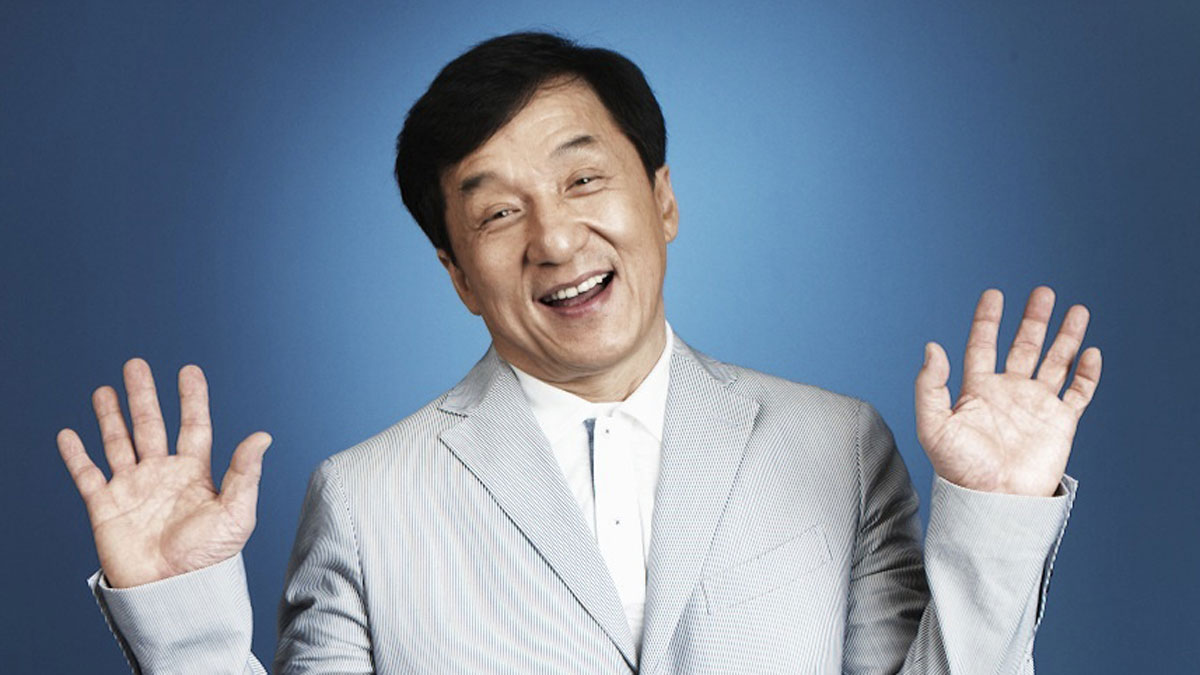
#> input picture Project/Inputs/jackie.jpg, 1200 x 675 px
$ python -i EyeFeatureDetector.py   (imports and definitions only)   (Python 2 division)   (older library calls are emulated)
#> lines starting #> are read from the running program, lines starting #| are printed output that depends on the picture; after the words box and inside, x2 and y2 are one past the last pixel; in counts of white or black regions, pixels touching at a corner belong together
#> further down, picture is the input picture: shape (675, 1200, 3); mean B, G, R 151.3, 131.8, 117.1
### Project/RegionProps.py
#<!--------------------------------------------------------------------------->
#<!--                   ITU - IT University of Copenhagen                   -->
#<!--                   SSS - Software and Systems Section                  -->
#<!--       Introduction to Image Analysis and Machine Learning Course      -->
#<!-- File       : RegionProps.py                                           -->
#<!-- Description: Getting descriptors of contour-based connected components-->
#<!-- Author     : Fabricio Batista Narcizo                                 -->
#<!--            : Rued Langgaards Vej 7 - 4D25 - DK-2300 - Kobenhavn S.    -->
#<!--            : fabn[at]itu[dot]dk                                       -->
#<!-- Responsable: Dan Witzner Hansen (witzner[at]itu[dot]dk)               -->
#<!--              Fabricio Batista Narcizo (fabn[at]itu[dot]dk)            -->
#<!--              Zaheer Ahmed (zahm[at]itu[dot]dk)                        -->
#<!-- Information: You DO NOT need to change this file                      -->
#<!-- Date       : 25/02/2016                                               -->
#<!-- Change     : 25/02/2016 - Creation of this class                      -->
#<!-- Review     : 13/02/2017 - Finalized                                   -->
#<!--------------------------------------------------------------------------->

__version__ = "$Revision: 2017021301 $"

########################################################################
import cv2
import math
import numpy as np

########################################################################
class RegionProps(object):
    """
    This class is used for getting descriptors of contour-based connected
    components.

    The main method to use is: calcContourProperties(contour, properties=[]):
    contour: the contours variable found by cv2.findContours()
    properties: list of strings specifying which properties should be
                calculated and returned

    The following properties can be specified:
    Area: Area within the contour - float
    Boundingbox: Bounding box around contour - 4 tuple (topleft.x, topleft.y,
                                                        width, height)
    Length: Length of the contour
    Centroid: The center of contour - (x, y)
    Moments: Dictionary of moments
    Perimiter: Permiter of the contour - equivalent to the length
    Extend: Ratio of the area and the area of the bounding box. Expresses how
            spread out the contour is
    Convexhull: Calculates the convex hull of the contour points
    IsConvex: boolean value specifying if the set of contour points is convex

    Returns: Dictionary with key equal to the property name

    Example:
        image, contours, hierarchy = cv2.findContours(image, cv2.RETR_LIST,
                                                      cv2.CHAIN_APPROX_SIMPLE)
        goodContours = []
        for cnt in contours:
            vals = props.calcContourProperties(cnt, ["Area", "Length",
                                                     "Centroid", "Extend",
                                                    "ConvexHull"])
            if vals["Area"] > 100 and vals["Area"] < 200:
                goodContours.append(cnt)
    """

    #----------------------------------------------------------------------#
    #                    RegionProps Class Constructor                     #
    #----------------------------------------------------------------------#
    def __init__(self):
        """RegionProps Class Constructor."""
        pass

    #----------------------------------------------------------------------#
    #                         Public Class Methods                         #
    #----------------------------------------------------------------------#
    def calcContourProperties(self, contour, properties=[]):
        """Calcule and return a list of strings specifying by properties."""
        # Initial variables.
        failInInput  = False
        props = {}

        for prop in properties:
            prop = str(prop).lower()
            moments = cv2.moments(contour)
            if prop == "area":
                props.update({"Area" : self.__CalcArea(contour)})
            elif prop == "boundingbox":
                props.update({"BoundingBox" : self.__CalcBoundingBox(contour)})
            elif prop == "length":
                props.update({"Length" : self.__CalcLength(contour)})
            elif prop == "centroid":
                props.update({"Centroid" : self.__CalcCentroid(moments)})
            elif prop == "moments":
                props.update({"Moments" : moments})
            elif prop == "perimiter":
                props.update({"Perimiter" : self.__CalcPerimiter(contour)})
            elif prop == "extend":
                props.update({"Extend" : self.__CalcExtend(contour)})
            elif prop == "convexhull":
                props.update({"ConvexHull" : self.__CalcConvexHull(contour)})
            elif prop == "isconvex":
                props.update({"IsConvex" : self.__IsConvex(contour)})
            elif prop == "circularity":
                props.update({"Circularity" : self.__CalcCircularity(contour)})
            elif prop == "compactness":
                props.update({"Compactness" : self.__CalcCompactness(contour)})
            elif prop == "eqdiameter":
                props.update({"EqDiameter" : self.__CalcEqDiameter(contour)})
            elif prop == "epr":
                props.update({"Epr" : self.__CalcExtremePointRation(contour)})
            elif failInInput:
                pass
            else:
                print "\t--" * 20
                print "\t*** PROPERTY ERROR " + prop + " DOES NOT EXIST ***"
                print "\tTHIS ERROR MESSAGE WILL ONLY BE PRINTED ONCE"
                print "\--" * 20
                failInInput = True

        return props

    #----------------------------------------------------------------------#
    #                        Private Class Methods                         #
    #----------------------------------------------------------------------#
    def __CalcArea(self, contour):
        """Calculates a contour area."""
        return cv2.contourArea(contour)

    def __CalcBoundingBox(self, points):
        """Calculates the up-right bounding rectangle of a point set."""
        return cv2.boundingRect(points)

    def __CalcLength(self, curve):
        """Calculates a contour perimeter or a curve length."""
        return cv2.arcLength(curve, True)

    def __CalcCentroid(self, moments):
        """
        Calculates the centroid of the moments up to the third order of a
        polygon or rasterized shape.
        """
        retVal = (-1, -1)
        if moments["m00"] != 0:
            retVal =  (moments["m10"] / moments["m00"],
                       moments["m01"] / moments["m00"])
        return retVal

    def __CalcPerimiter(self, curve):
        """Calculates a contour perimeter or a curve length."""
        return cv2.arcLength(curve, True)

    def __CalcExtend(self, contour):
        area = self.__CalcArea(contour)
        boundingBox = self.__CalcBoundingBox(contour)
        return area / (boundingBox[2] * boundingBox[3])

    def __CalcConvexHull(self, points):
        """Finds the convex hull of a point set."""
        return cv2.convexHull(points)

    def __IsConvex(self, contour):
        """Tests a contour convexity."""
        return cv2.isContourConvex(contour)

    def __CalcCircularity(self, contour):
        perimeter = self.__CalcPerimiter(contour)
        area = self.__CalcArea(contour)
        if perimeter > 0:
            return 4 * math.pi * area / perimeter ** 2
        else:
            return 0

        #Equivalent Diameter
    # [7 lines left out: function __CalcEqDiameter, not called in this run]

    def __CalcExtremePointRation(self,cnt):
        def distance(p0, p1):
            return np.sqrt(np.power((p0[0] - p1[0]),2) + np.power((p0[1] - p1[1]),2))
        leftmost = tuple(cnt[cnt[:,:,0].argmin()][0])
        rightmost = tuple(cnt[cnt[:,:,0].argmax()][0])
        topmost = tuple(cnt[cnt[:,:,1].argmin()][0])
        bottommost = tuple(cnt[cnt[:,:,1].argmax()][0])
        dist1 = distance(leftmost,rightmost)
        dist2 = distance(topmost,bottommost)
        if (dist1>dist2):
            return dist2/dist1
        else:
            return dist1/dist2


    def __CalcCompactness(self, contour):
        area = self.__CalcArea(contour)
        _,_,w,h = cv2.boundingRect(contour)
        if area > 0:
            return (area / w * h) / area
        else:
            return 0

### Project/EyeFeatureDetector.py
#<!--------------------------------------------------------------------------->
#<!--                   ITU - IT University of Copenhagen                   -->
#<!--                   SSS - Software and Systems Section                  -->
#<!--       Introduction to Image Analysis and Machine Learning Course      -->
#<!-- File       : EyeFeatureDetector.py                                    -->
#<!-- Description: Class used for detecting some eye feature (e.g. pupil,   -->
#<!--            : glints, iris, among others) from the input videos        -->
#<!-- Author     : Fabricio Batista Narcizo                                 -->
#<!--            : Rued Langgaards Vej 7 - 4D25 - DK-2300 - Kobenhavn S.    -->
#<!--            : fabn[at]itu[dot]dk                                       -->
#<!-- Responsable: Dan Witzner Hansen (witzner[at]itu[dot]dk)               -->
#<!--              Fabricio Batista Narcizo (fabn[at]itu[dot]dk)            -->
#<!--              Zaheer Ahmed (zahm[at]itu[dot]dk)                        -->
#<!-- Information: No additional information                                -->
#<!-- Date       : 13/02/2017                                               -->
#<!-- Change     : 13/02/2017 - Creation of these classes                   -->
#<!-- Review     : 13/02/2017 - Finalized                                   -->
#<!--------------------------------------------------------------------------->

__version__ = "$Revision: 2017021301 $"

########################################################################
import cv2
import math
import matplotlib.pyplot as plt
import numpy as np

from GeometricMethods import *
from RegionProps import RegionProps

########################################################################
class EyeFeatureDetector(object):
    """
    Class used for detecting some eye feature (e.g. pupil, glints, iris, among
    others) from the input videos.
    """

    #----------------------------------------------------------------------#
    #                           Class Properties                           #
    #----------------------------------------------------------------------#
    @property
    def Props(self):
        """Get a descriptors of contour-based connected components."""
        return self.__Props

    #----------------------------------------------------------------------#
    #                 EyeFeatureDetector Class Constructor                 #
    #----------------------------------------------------------------------#
    def __init__(self):
        """EyeFeatureDetector Class Constructor."""
        self.__Props = RegionProps()
        self.__firstPlot = True

    def __del__(self):
        """EyeFeatureDetector Class Destructor."""
        pass

    #----------------------------------------------------------------------#
    #                   Incomplete Public Class Methods                    #
    #----------------------------------------------------------------------#
    def getPupil(self, image, threshold=0, pupilMinimum=10, pupilMaximum=50):
        """
        Given an image, return the coordinates of the pupil candidates.
        """
#> called with threshold = 0, pupilMinimum = 10, pupilMaximum = 50
        # Create the output variable.
        bestPupil = -1
        bestProps = {}
        ellipses  = []
        centers   = []

        # Create variables to plot the regression data.
        # TIPS: You must select two blob properties and add their values in
        #       the following lists. Then, call the private method
        #       __plotData() in the end of your implementation.
        x = []
        y = []

        # Grayscale image.
        grayscale = image.copy()
        if len(grayscale.shape) == 3:
            grayscale = cv2.cvtColor(grayscale, cv2.COLOR_BGR2GRAY)
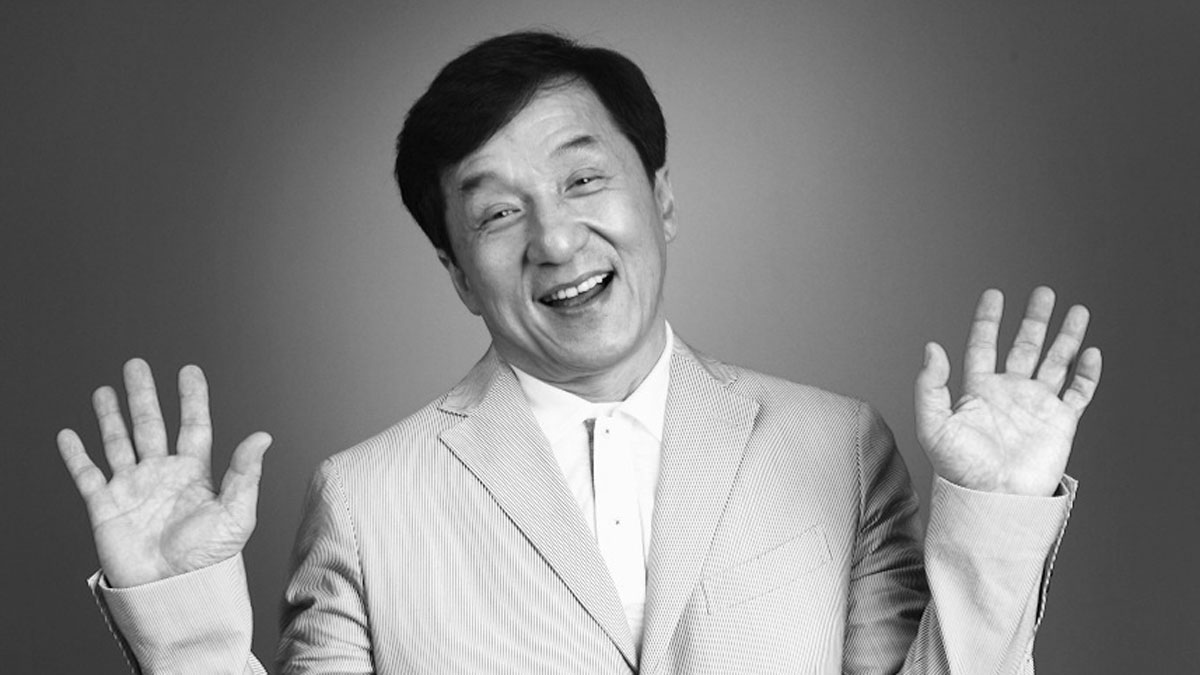
#> grayscale: shape (675, 1200); min 0, max 255, mean 129.6

        # Define the minimum and maximum size of the detected blob.
        pupilMinimum = int(round(math.pi * math.pow(pupilMinimum, 2)))
        pupilMaximum = int(round(math.pi * math.pow(pupilMaximum, 2)))


        # [8 lines of commented-out code are left out]
        _, thres = cv2.threshold(grayscale, threshold, 255,
                                 cv2.THRESH_BINARY_INV)
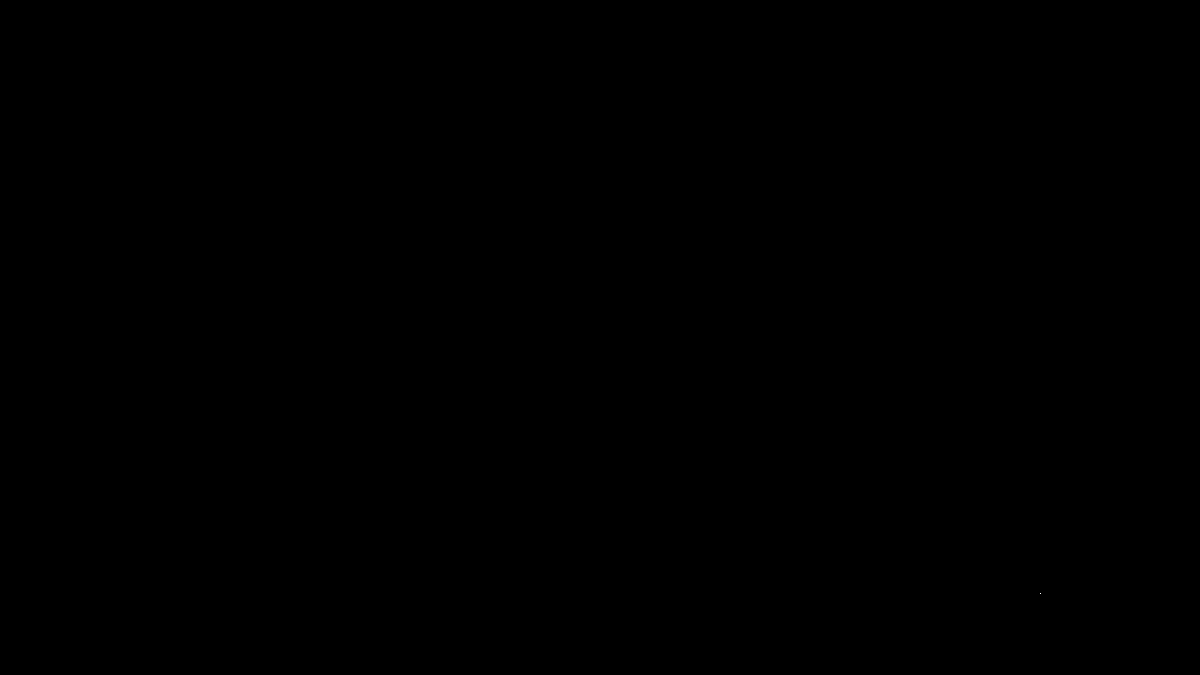
#> thres: shape (675, 1200); 0% white in thin lines or dots, all inside (x1, y1, x2, y2) = (1040, 593, 1041, 594)
        #thres = self.__GetAutoThresholdPupil(grayscale)

        #print thres
        # Find blobs in the input image.
        _, contours, hierarchy = cv2.findContours(thres, cv2.RETR_LIST,
                                                  cv2.CHAIN_APPROX_SIMPLE)
#> contours = [[[1040, 593]]]

        #<!--------------------------------------------------------------------------->
        #<!--                            YOUR CODE HERE                             -->
        #<!--------------------------------------------------------------------------->
        for blob in contours:
            props = self.Props.calcContourProperties(blob,["centroid", "area", "extend", "circularity","compactness","epr"])
            # Is candidate
            if 500.0 < props["Area"] and props["Area"] < 8000.0 and 0.65 < props["Extend"] and props["Extend"] < 0.9:
                centers.append(props["Centroid"])
                if len(blob) > 4:
                    ellipses.append(cv2.fitEllipse(blob))
                    x.append(props["Area"])
                    y.append(props["Extend"])
                else:
                    ellipses.append(cv2.minAreaRect(blob))
                    x.append(props["Area"])
                    y.append(props["Extend"])
                compactnessRatio =  props["Compactness"]
                epr = props ["Epr"]

                print props["Circularity"]

                if props["Circularity"] > 0.5 and compactnessRatio>0.5 and epr>0.5:
                # Update best props
                    if bestPupil == -1:
                        bestProps = props
                        bestPupil = len(ellipses) - 1
                    else:
                        if props["Circularity"] > bestProps["Circularity"]:
                            bestProps = props
                            bestPupil = len(ellipses) - 1
#> this loop made 1 pass
#> after the loop, bestProps = 0 items; bestPupil = -1; centers = []; ellipses = []; x = []; y = []

        # Return the final result.
        return ellipses, centers, bestPupil

    # [335 lines left out: functions getGlints, getIris, getProcessedImage, __GetBestGlints, __FindMaxGradientValueOnNormal, __GetGradientInfo and 4 more, not called in this run]

    def __GetAutoThresholdPupil(self, grayscale):
        threshold = cv2.adaptiveThreshold(grayscale,255,cv2.ADAPTIVE_THRESH_MEAN_C, cv2.THRESH_BINARY,111,30)
        return threshold

    def __GetAutoThresholdGlints(self,grayscale):
        threshold = cv2.adaptiveThreshold(grayscale,255,cv2.ADAPTIVE_THRESH_MEAN_C, cv2.THRESH_BINARY,11,-20)
        return threshold

    def __intTuple(self, tup):
        return (int(tup[0]),int(tup[1]))

    def __testStuff():
        return 1


>>> import cv2
>>> picture = cv2.imread('Inputs/jackie.jpg')
>>> result = EyeFeatureDetector().getPupil(picture)
#> result = ([], [], -1)

$ run again, on Project/Inputs/zooey.jpg
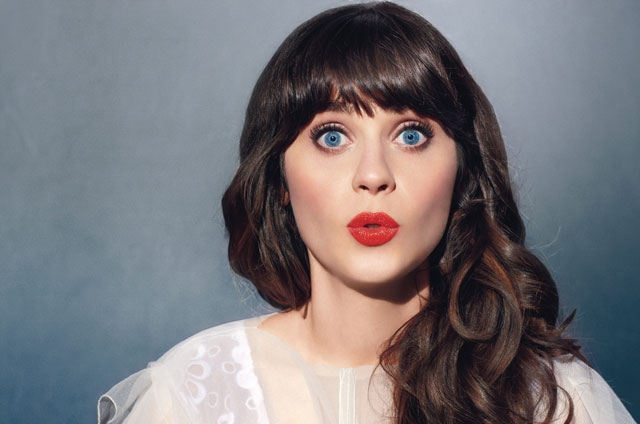
#> input picture Project/Inputs/zooey.jpg, 640 x 424 px
#> picture is the input picture: shape (424, 640, 3); mean B, G, R 121.6, 117.4, 119.6
#> in getPupil, `grayscale = cv2.cvtColor(grayscale, cv2.COLOR_BGR2GRAY)`:
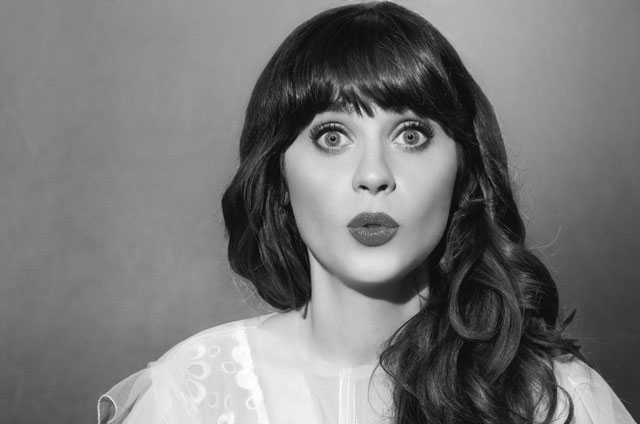
#> grayscale: shape (424, 640); min 4, max 255, mean 118.5
#> thres: shape (424, 640); every value is 0
#> contours = []
#> after the loop in getPupil, `for blob in contours:`: bestProps = 0 items; bestPupil = -1; centers = []
#> result = ([], [], -1)
